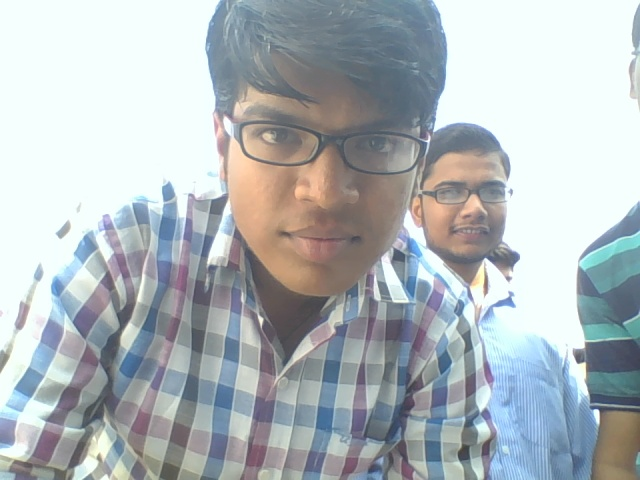
#> input picture Arpit/subject101.jpg, 640 x 480 px, found by its file name
$ python test1.py
#> lines starting #> are read from the running program, lines starting #| are printed output that depends on the picture; after the words box and inside, x2 and y2 are one past the last pixel; in counts of white or black regions, pixels touching at a corner belong together
import cv2,os
import numpy as np
from PIL import Image
def facechop(image):
#> called with image = 'E:\\code\\project\\Arpit\\subject101.jpg'
    facedata = "E:\code\project\Arpit\XXml\haarcascade_frontalface_default.xml"
    cascade = cv2.CascadeClassifier(facedata)

    img = cv2.imread(image)
#> img is the input picture: shape (480, 640, 3); mean B, G, R 187.4, 183.7, 176.2

    minisize = (img.shape[1],img.shape[0])
#> minisize = (640, 480)
    miniframe = cv2.resize(img, minisize)

    faces = cascade.detectMultiScale(miniframe)
#> faces = [[193, 252, 52, 52], [421, 153, 103, 103]]

    for f in faces:
        x, y, w, h = [ v for v in f ]
        cv2.rectangle(img, (x,y), (x+w,y+h), (255,255,255))

        sub_face = img[y:y+h, x:x+w]
        face_file_name = "E:\code\project\Arpit\subject102.jpg"
        cv2.imwrite(face_file_name, sub_face)
#> this loop made 2 passes
#> (x, y, w, h, face_file_name) on passes 1 to 2: (193, 252, 52, 52, 'E:\\code\\project\\Arpit\\subject102.jpg'), (421, 153, 103, 103, 'E:\\code\\project\\Arpit\\subject102.jpg')
#> pass 1, in facechop, `sub_face = img[y:y+h, x:x+w]`:
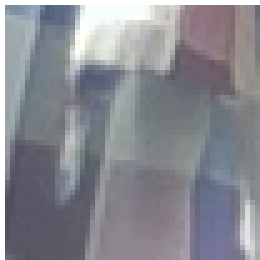
#> sub_face: shape (52, 52, 3) (shown 5 times larger); mean B, G, R 145.4, 138.2, 136.7
#> pass 2, in facechop, `sub_face = img[y:y+h, x:x+w]`:
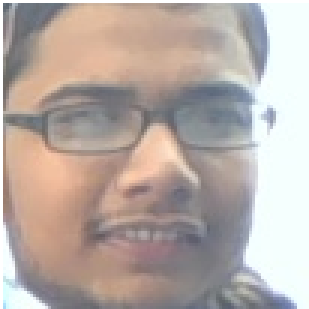
#> sub_face: shape (103, 103, 3) (shown 3 times larger); mean B, G, R 165.8, 171.7, 183.8
#> after the loop:
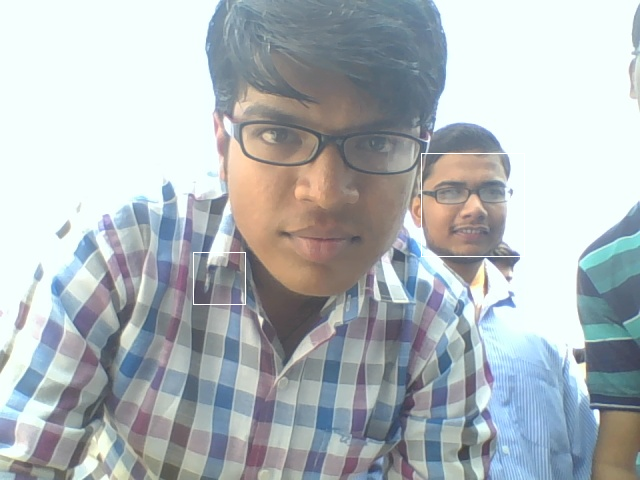
#> img: shape (480, 640, 3); 0.2% of pixels changed, all inside (x1, y1, x2, y2) = (193, 153, 525, 305)

    cv2.imshow(image, img)

if __name__=="__main__":
    facechop("E:\code\project\Arpit\subject101.jpg")
